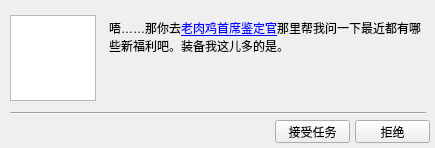
<?xml version="1.0" encoding="UTF-8"?>
<ui version="4.0">
 <class>missionDialogueBox</class>
 <widget class="QWidget" name="missionDialogueBox">
  <property name="geometry">
   <rect>
    <x>0</x>
    <y>0</y>
    <width>435</width>
    <height>148</height>
   </rect>
  </property>
  <property name="windowTitle">
   <string>张三（NPC）</string>
  </property>
  <widget class="QGraphicsView" name="graphicsView">
   <property name="geometry">
    <rect>
     <x>10</x>
     <y>15</y>
     <width>86</width>
     <height>86</height>
    </rect>
   </property>
  </widget>
  <widget class="QTextBrowser" name="textBrowser">
   <property name="geometry">
    <rect>
     <x>105</x>
     <y>15</y>
     <width>321</width>
     <height>86</height>
    </rect>
   </property>
   <property name="focusPolicy">
    <enum>Qt::StrongFocus</enum>
   </property>
   <property name="autoFillBackground">
    <bool>true</bool>
   </property>
   <property name="styleSheet">
    <string notr="true">background-color: rgba(255, 255, 255, 0);</string>
   </property>
   <property name="frameShape">
    <enum>QFrame::NoFrame</enum>
   </property>
   <property name="frameShadow">
    <enum>QFrame::Plain</enum>
   </property>
   <property name="html">
    <string>&lt;!DOCTYPE HTML PUBLIC &quot;-//W3C//DTD HTML 4.0//EN&quot; &quot;http://www.w3.org/TR/REC-html40/strict.dtd&quot;&gt;
&lt;html&gt;&lt;head&gt;&lt;meta name=&quot;qrichtext&quot; content=&quot;1&quot; /&gt;&lt;style type=&quot;text/css&quot;&gt;
p, li { white-space: pre-wrap; }
&lt;/style&gt;&lt;/head&gt;&lt;body style=&quot; font-family:'SimSun'; font-size:9pt; font-weight:400; font-style:normal;&quot;&gt;
&lt;p style=&quot; margin-top:0px; margin-bottom:0px; margin-left:0px; margin-right:0px; -qt-block-indent:0; text-indent:0px;&quot;&gt;唔……那你去&lt;a href=&quot;url_event://type=npc_info&amp;amp;id=10001&quot;&gt;&lt;span style=&quot; text-decoration: underline; color:#0000ff;&quot;&gt;老肉鸡首席鉴定官&lt;/span&gt;&lt;/a&gt;那里帮我问一下最近都有哪些新福利吧。装备我这儿多的是。&lt;/p&gt;&lt;/body&gt;&lt;/html&gt;</string>
   </property>
  </widget>
  <widget class="Line" name="line">
   <property name="geometry">
    <rect>
     <x>10</x>
     <y>105</y>
     <width>416</width>
     <height>16</height>
    </rect>
   </property>
   <property name="orientation">
    <enum>Qt::Horizontal</enum>
   </property>
  </widget>
  <widget class="QPushButton" name="pushButton">
   <property name="geometry">
    <rect>
     <x>275</x>
     <y>120</y>
     <width>75</width>
     <height>23</height>
    </rect>
   </property>
   <property name="text">
    <string>接受任务</string>
   </property>
  </widget>
  <widget class="QPushButton" name="pushButton_2">
   <property name="geometry">
    <rect>
     <x>355</x>
     <y>120</y>
     <width>75</width>
     <height>23</height>
    </rect>
   </property>
   <property name="text">
    <string>拒绝</string>
   </property>
  </widget>
 </widget>
 <resources/>
 <connections/>
</ui>
